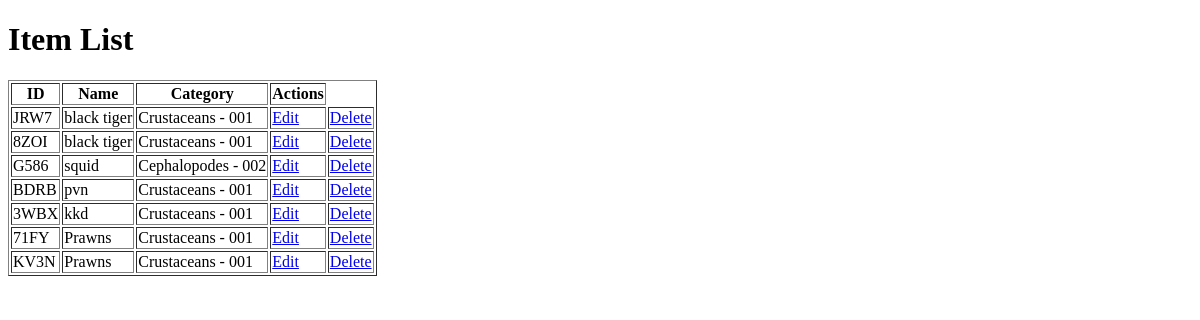
/adminapp/item/list/, run on an earlier commit of the app's database.
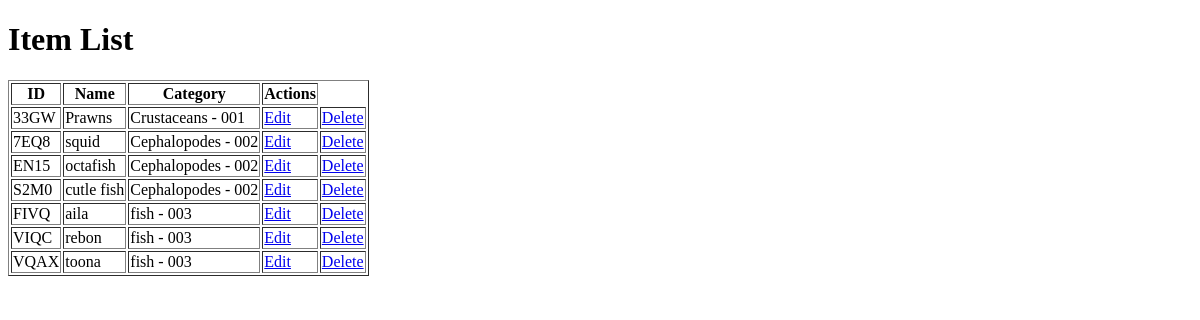
And on a later commit of the database.
### adminapp/models.py (models this page shows, shortened)
class BaseModel(models.Model):
    id = models.CharField(
        primary_key=True,
        max_length=4,
        editable=False,
        unique=True,
        default=generate_short_id
    )
    class Meta:
        abstract = True

class Item(BaseModel):
    category = models.ForeignKey(ItemCategory, on_delete=models.CASCADE)
    name = models.CharField(max_length=100)
    code = models.CharField(max_length=50, unique=True)
    is_peeling = models.BooleanField(default=False)
    peeling_method = models.CharField(max_length=100, blank=True)

class ItemCategory(BaseModel):
    name = models.CharField(max_length=100)
    description = models.TextField(blank=True)
    code = models.CharField(null=True,blank=True, unique=True)
    def __str__(self):
        return f"{self.name} - {self.code}"

### adminapp/views.py (the view)
# urls.py: path('item/list/', views.ItemListView.as_view(), name='item_list'),
class ItemListView(ListView):
    model = Item
    template_name = 'adminapp/list/item_list.html'
    context_object_name = 'items'

### adminapp/templates/adminapp/list/item_list.html (shortened to what this page needs)
<!DOCTYPE html>
<html>
<head>
</head>
<body>
    <h1>Item List</h1>
    <table border="1">
        <tr>
            <th>ID</th>
            <th>Name</th>
            <th>Category</th>
            <th>Actions</th>
        </tr>
        {% for obj in object_list %}
        <tr>
            <td>{{ obj.id }}</td>
            <td>{{ obj.name }}</td>
            <td>{{ obj.category }}</td>
            <td><a href="{% url 'adminapp:item_update' obj.id %}">Edit</a></td>
            <td><a href="{% url 'adminapp:item_delete' obj.id %}">Delete</a></td>
        </tr>
        {% endfor %}
    </table>
</body>
</html>

What changed in the data, as far as the page shows it:
removed Item: id "JRW7", name "black tiger", category "Crustaceans - 001"
removed Item: id "8ZOI", name "black tiger", category "Crustaceans - 001"
removed Item: id "G586", name "squid", category "Cephalopodes - 002"
removed Item: id "BDRB", name "pvn", category "Crustaceans - 001"
removed Item: id "3WBX", name "kkd", category "Crustaceans - 001"
removed Item: id "71FY", name "Prawns", category "Crustaceans - 001"
removed Item: id "KV3N", name "Prawns", category "Crustaceans - 001"
added Item: id "33GW", name "Prawns", category "Crustaceans - 001"
added Item: id "7EQ8", name "squid", category "Cephalopodes - 002"
added Item: id "EN15", name "octafish", category "Cephalopodes - 002"
added Item: id "S2M0", name "cutle fish", category "Cephalopodes - 002"
added Item: id "FIVQ", name "aila", category "fish - 003"
added Item: id "VIQC", name "rebon", category "fish - 003"
added Item: id "VQAX", name "toona", category "fish - 003"
